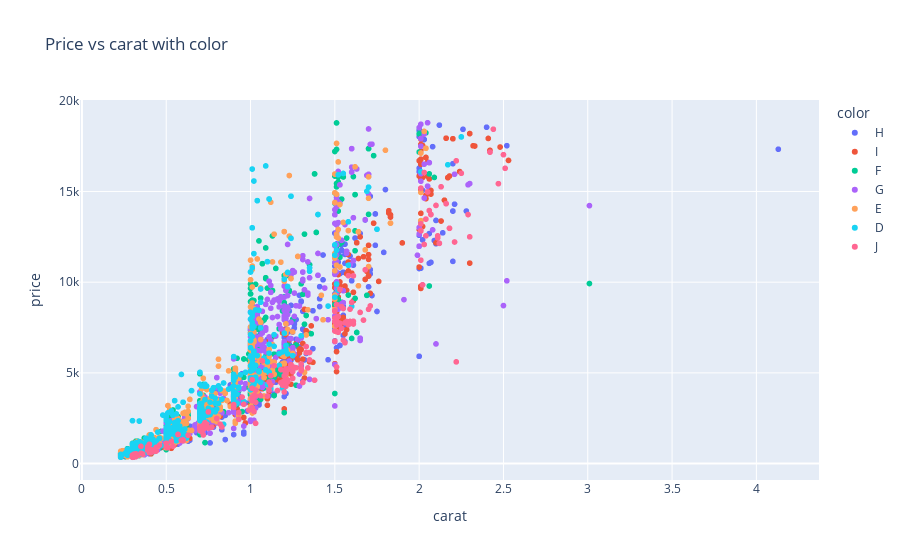

Write notebook code for a chart like this one.
### Code cell
scatter_diamods_by(diamonds, 'color')

### Figure 1 — Plotly figure (JSON) as saved in the notebook; plotly's stock layout.template omitted (floating-point values rounded to 4 significant figures; data arrays with more than 128 entries replaced by an {"elided": "..."} marker saying what was removed)
{"data": [{"hovertemplate": "color=H<br>carat=%{x}<br>price=%{y}<extra></extra>", "legendgroup": "H", "marker": {"color": "#636efa", "symbol": "circle"}, "mode": "markers", "name": "H", "showlegend": true, "type": "scattergl", "x": {"elided": "747 float values"}, "xaxis": "x", "y": {"elided": "747 int values"}, "yaxis": "y"}, {"hovertemplate": "color=I<br>carat=%{x}<br>price=%{y}<extra></extra>", "legendgroup": "I", "marker": {"color": "#EF553B", "symbol": "circle"}, "mode": "markers", "name": "I", "showlegend": true, "type": "scattergl", "x": {"elided": "531 float values"}, "xaxis": "x", "y": {"elided": "531 int values"}, "yaxis": "y"}, {"hovertemplate": "color=F<br>carat=%{x}<br>price=%{y}<extra></extra>", "legendgroup": "F", "marker": {"color": "#00cc96", "symbol": "circle"}, "mode": "markers", "name": "F", "showlegend": true, "type": "scattergl", "x": {"elided": "858 float values"}, "xaxis": "x", "y": {"elided": "858 int values"}, "yaxis": "y"}, {"hovertemplate": "color=G<br>carat=%{x}<br>price=%{y}<extra></extra>", "legendgroup": "G", "marker": {"color": "#ab63fa", "symbol": "circle"}, "mode": "markers", "name": "G", "showlegend": true, "type": "scattergl", "x": {"elided": "1090 float values"}, "xaxis": "x", "y": {"elided": "1090 int values"}, "yaxis": "y"}, {"hovertemplate": "color=E<br>carat=%{x}<br>price=%{y}<extra></extra>", "legendgroup": "E", "marker": {"color": "#FFA15A", "symbol": "circle"}, "mode": "markers", "name": "E", "showlegend": true, "type": "scattergl", "x": {"elided": "912 float values"}, "xaxis": "x", "y": {"elided": "912 int values"}, "yaxis": "y"}, {"hovertemplate": "color=D<br>carat=%{x}<br>price=%{y}<extra></extra>", "legendgroup": "D", "marker": {"color": "#19d3f3", "symbol": "circle"}, "mode": "markers", "name": "D", "showlegend": true, "type": "scattergl", "x": {"elided": "606 float values"}, "xaxis": "x", "y": {"elided": "606 int values"}, "yaxis": "y"}, {"hovertemplate": "color=J<br>carat=%{x}<br>price=%{y}<extra></extra>", "legendgroup": "J", "marker": {"color": "#FF6692", "symbol": "circle"}, "mode": "markers", "name": "J", "showlegend": true, "type": "scattergl", "x": {"elided": "244 float values"}, "xaxis": "x", "y": {"elided": "244 int values"}, "yaxis": "y"}], "layout": {"legend": {"title": {"text": "color"}, "tracegroupgap": 0}, "title": {"text": "Price vs carat with color"}, "xaxis": {"anchor": "y", "domain": [0, 1], "title": {"text": "carat"}}, "yaxis": {"anchor": "x", "domain": [0, 1], "title": {"text": "price"}}}}
